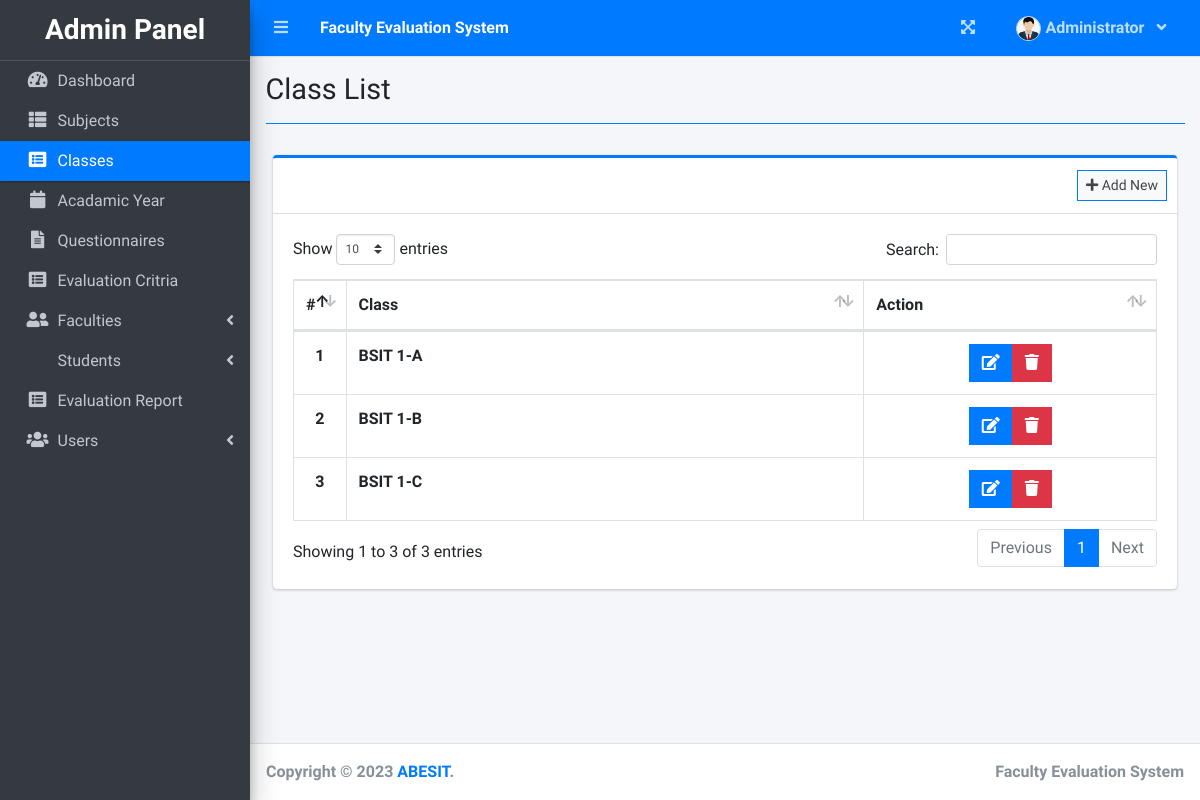
Page /index.php?page=class_list (signed in) on the earlier database version.
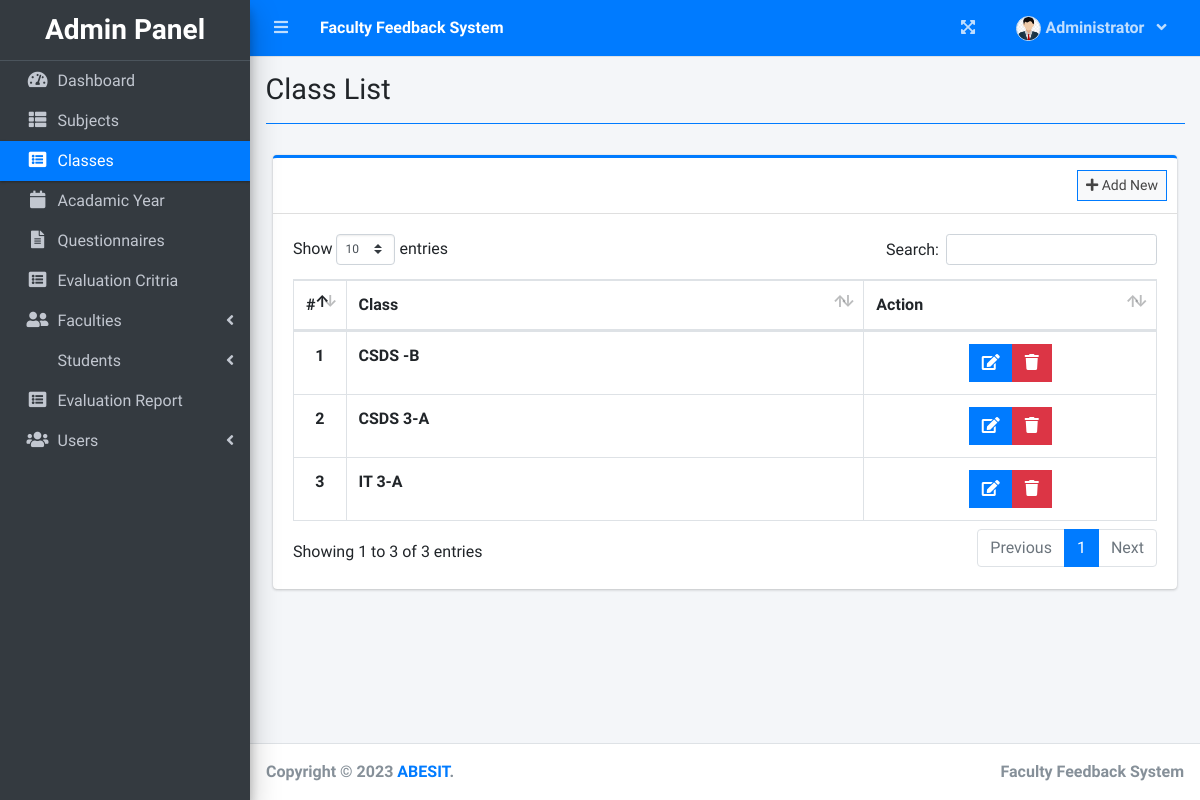
Same page on the later database version.
### tables this page shows
CREATE TABLE `class_list` (
  `id` int(30) NOT NULL,
  `curriculum` text NOT NULL,
  `level` text NOT NULL,
  `section` text NOT NULL
);

### admin/class_list.php (the view, shortened to what this page needs)
<?php include'db_connect.php' ?>
<div class="col-lg-12">
	<div class="card card-outline card-primary">
		<div class="card-header">
			<div class="card-tools">
				<a class="btn btn-block btn-sm btn-default btn-flat border-primary new_class" href="javascript:void(0)"><i class="fa fa-plus"></i> Add New</a>
			</div>
		</div>
		<div class="card-body">
			<table class="table tabe-hover table-bordered" id="list">
				<colgroup>
					<col width="5%">
					<col width="60%">
				</colgroup>
				<thead>
					<tr>
						<th class="text-center">#</th>
						<th>Class</th>
						<th>Action</th>
					</tr>
				</thead>
				<tbody>
					<?php
					$i = 1;
					$qry = $conn->query("SELECT *,concat(curriculum,' ',level,'-',section) as `class` FROM class_list order by class asc ");
					while($row= $qry->fetch_assoc()):
					?>
					<tr>
						<th class="text-center"><?php echo $i++ ?></th>
						<td><b><?php echo $row['class'] ?></b></td>
						<td class="text-center">
		                    <div class="btn-group">
		                        <a href="javascript:void(0)" data-id='<?php echo $row['id'] ?>' class="btn btn-primary btn-flat manage_class">
		                          <i class="fas fa-edit"></i>
		                        </a>
		                        <button type="button" class="btn btn-danger btn-flat delete_class" data-id="<?php echo $row['id'] ?>">
		                          <i class="fas fa-trash"></i>
		                        </button>
	                      </div>
						</td>
					</tr>
				<?php endwhile; ?>
				</tbody>
			</table>
		</div>
	</div>
</div>

### index.php (shortened to what this page needs)
<!DOCTYPE html>
<html lang="en">
<?php
	include 'header.php'
?>
<body class="hold-transition sidebar-mini layout-fixed layout-navbar-fixed layout-footer-fixed">
<div class="wrapper">
  <?php include 'topbar.php' ?>
  <?php include $_SESSION['login_view_folder'].'sidebar.php' ?>
  <div class="content-wrapper">
    <div class="content-header">
      <div class="container-fluid">
        <div class="row mb-2">
          <div class="col-sm-6">
            <h1 class="m-0"><?php echo $title ?></h1>
          </div>
        </div>
            <hr class="border-primary">
      </div>
    </div>
    <section class="content">
      <div class="container-fluid">
         <?php
            $page = isset($_GET['page']) ? $_GET['page'] : 'home';
            if(!file_exists($_SESSION['login_view_folder'].$page.".php")){
                include '404.html';
            }else{
            include $_SESSION['login_view_folder'].$page.'.php';
            }
          ?>
      </div>
    </section>
  </div>
  <footer class="main-footer">
    <strong>Copyright &copy; 2023 <a href="">ABESIT</a>.</strong>
    <div class="float-right d-none d-sm-inline-block">
      <b><?php echo $_SESSION['system']['name'] ?></b>
    </div>
  </footer>
</div>
</body>
</html>

### topbar.php (shortened to what this page needs)
<nav class="main-header navbar navbar-expand navbar-primary navbar-dark ">
  <ul class="navbar-nav">
    <?php if(isset($_SESSION['login_id'])): ?>
    <li class="nav-item">
      <a class="nav-link" data-widget="pushmenu" href="" role="button"><i class="fas fa-bars"></i></a>
    </li>
  <?php endif; ?>
    <li>
      <a class="nav-link text-white"  href="./" role="button"> <large><b><?php echo $_SESSION['system']['name'] ?></b></large></a>
    </li>
  </ul>
  <ul class="navbar-nav ml-auto">
    <li class="nav-item">
      <a class="nav-link" data-widget="fullscreen" href="#" role="button">
        <i class="fas fa-expand-arrows-alt"></i>
      </a>
    </li>
   <li class="nav-item dropdown">
          <a class="nav-link"  data-toggle="dropdown" aria-expanded="true" href="javascript:void(0)">
            <span>
              <div class="d-felx badge-pill">
                <span class=""><img src="assets/uploads/<?php echo $_SESSION['login_avatar'] ?>" alt="" class="user-img border "></span>
                <span><b><?php echo ucwords($_SESSION['login_firstname']) ?></b></span>
                <span class="fa fa-angle-down ml-2"></span>
              </div>
            </span>
          </a>
    </li>
  </ul>
</nav>

Differences in the rows shown:
changed class_list (number 1 of 3 on the later page): class "BSIT 1-B" → "CSDS -B"; moves up the list
changed class_list (number 2 of 3 on the later page): class "BSIT 1-A" → "CSDS 3-A"
changed class_list (number 3 of 3 on the later page): class "BSIT 1-C" → "IT 3-A"
Other differences:
$_SESSION['system']['name']: "Faculty Evaluation System" → "Faculty Feedback System"
